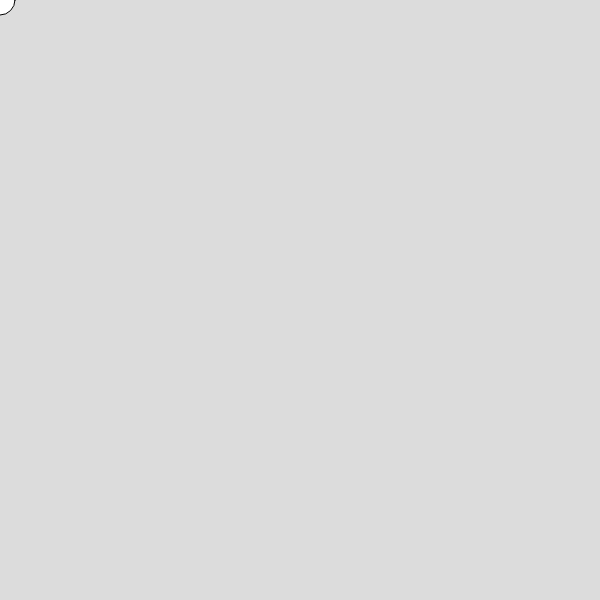
Frame 1 (no input)
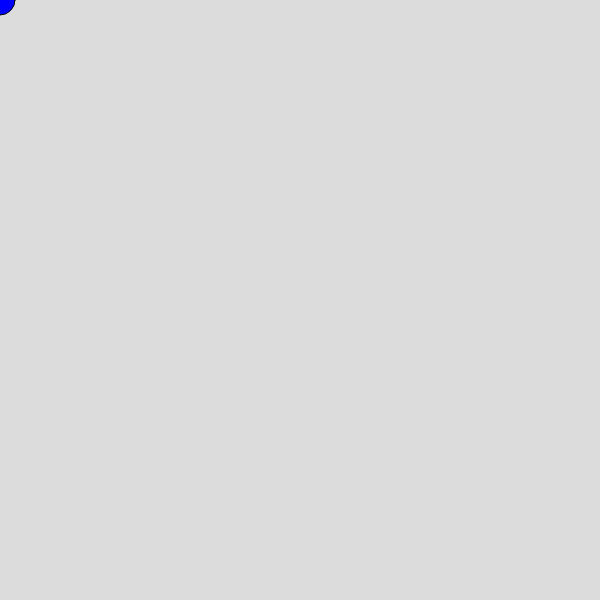
Frame 60 (no input)
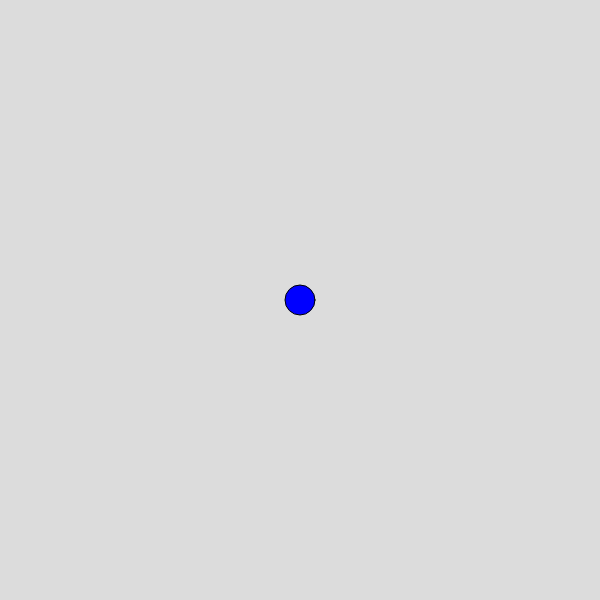
Frame 120 (the mouse pressed at the canvas centre since frame 60)

The p5.js sketch that drew these frames (run headless with seeded random() and noise() and a simulated clock; from frame 60 on, the mouse is pressed at the canvas centre):

// p5.js sketch
// ── sketch.js
let sirkel = {
  diameter: 30
};

function setup() {
  // put setup code here
  createCanvas(600, 600);

}

function draw() {
  // put drawing code here
  background(220);
//Oppgave 1
  ellipse(mouseX, mouseY, sirkel.diameter);
  if (mouseX > 400) {
    fill(255, 0, 0);
  }
  else {
    fill(0, 0, 255);
  }



}
